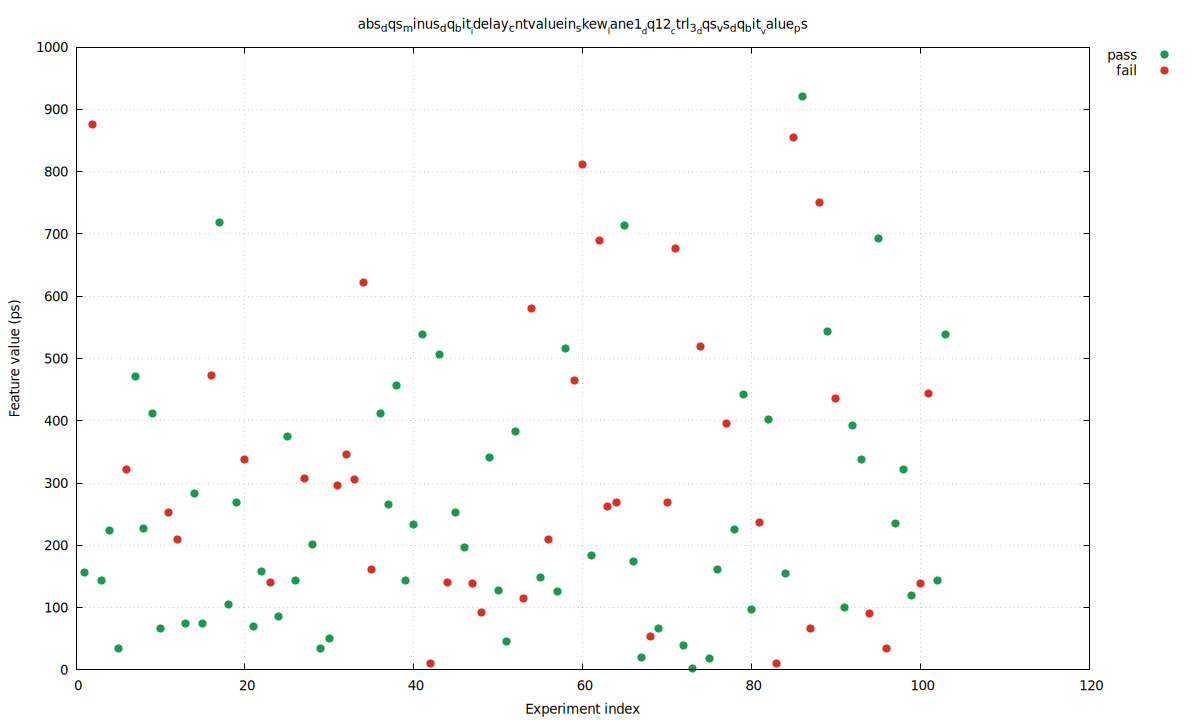

gnuplot code for this plot:
set terminal pngcairo size 1200,720 enhanced font 'DejaVu Sans,10'
set output 'baseline_seed_1_30_skew_abs_dqs_minus_dq_bit_idelay_cntvaluein_skew_lane1_dq12_ctrl_3_dqs_vs_dq_bit_value_ps.png'
set datafile separator comma
set key outside right top
set grid
set xlabel 'Experiment index'
set ylabel 'Feature value (ps)'
set title 'abs_dqs_minus_dq_bit__idelay_cntvaluein_skew__lane1__dq12__ctrl_3__dqs_vs_dq_bit__value_ps'
plot \
  'baseline_seed_1_30_skew_abs_dqs_minus_dq_bit_idelay_cntvaluein_skew_lane1_dq12_ctrl_3_dqs_vs_dq_bit_value_ps.dat' using 1:4 with points pt 7 ps 1.2 lc rgb '#1a9850' title 'pass', \
  'baseline_seed_1_30_skew_abs_dqs_minus_dq_bit_idelay_cntvaluein_skew_lane1_dq12_ctrl_3_dqs_vs_dq_bit_value_ps.dat' using 1:5 with points pt 7 ps 1.2 lc rgb '#d73027' title 'fail'
